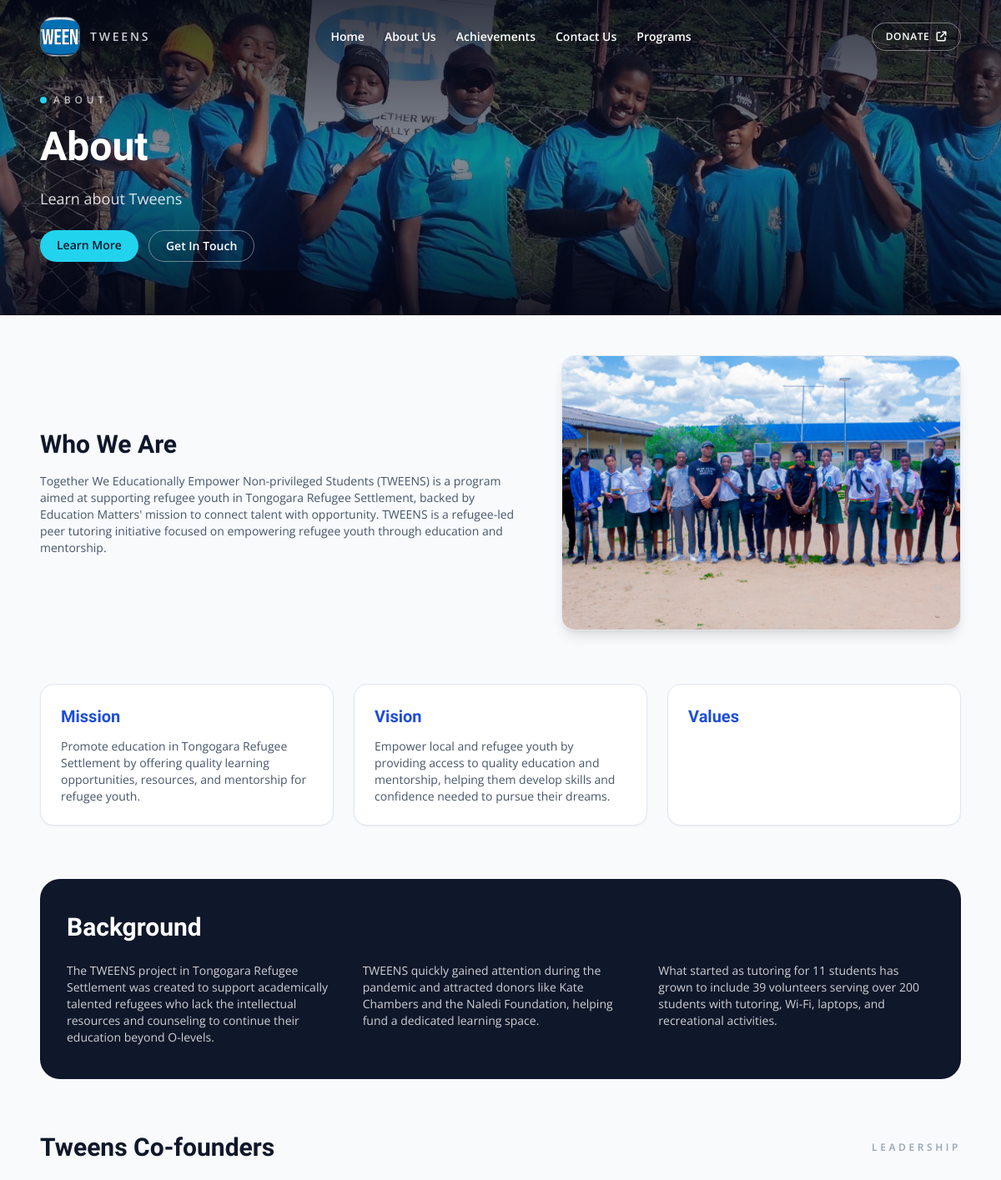
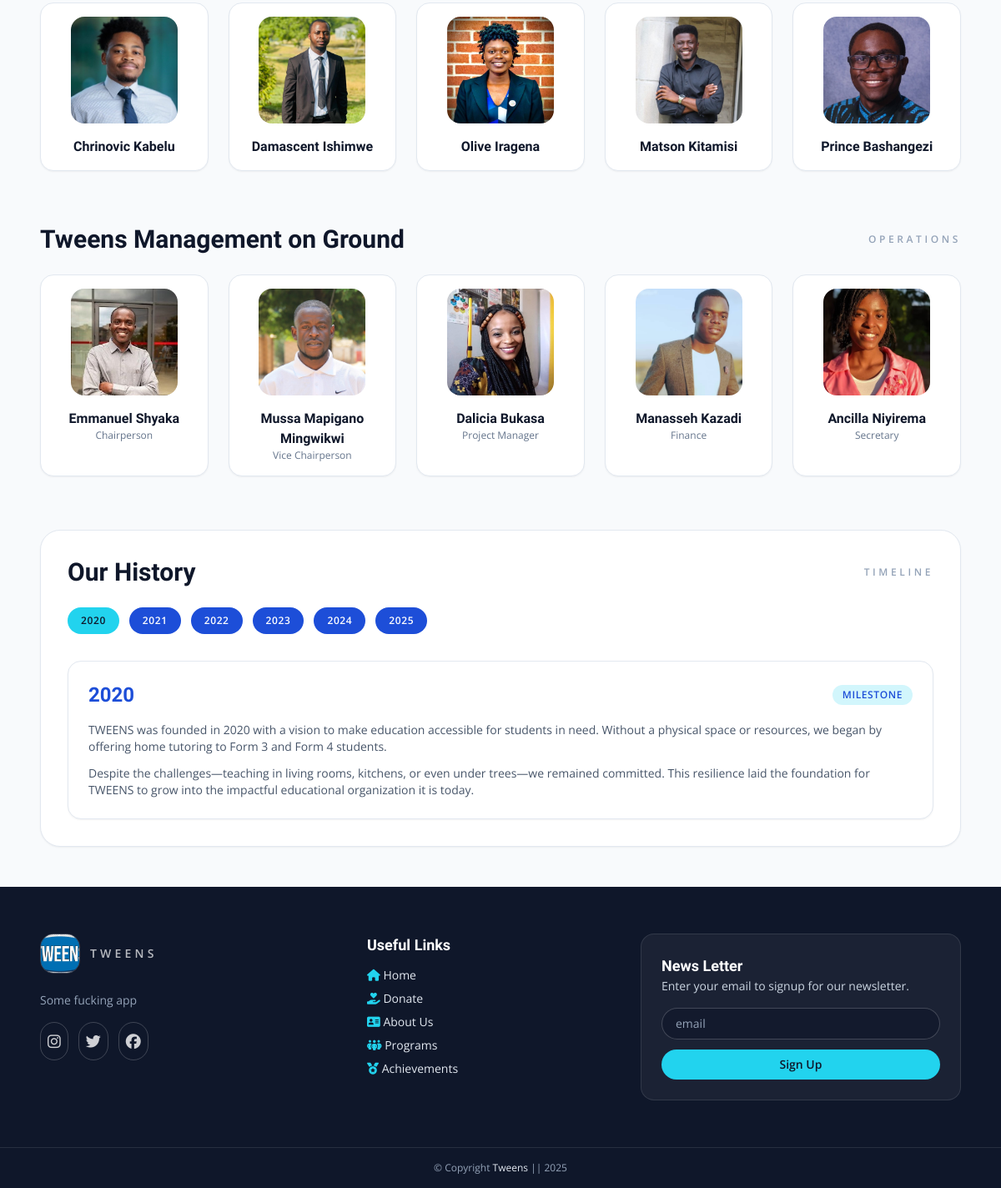
/about, run on the app's committed database (2 pictures, top to bottom).
### flask_app/models.py (models this page shows)
class SiteContent(db.Model):
    __tablename__ = "site_content_table"
    __table_args__ = (
        UniqueConstraint("page", "section", "field", name="uq_site_content_key"),
    )
    id = db.Column(db.Integer, primary_key=True)
    page = db.Column(db.String(100), nullable=False)
    section = db.Column(db.String(100), nullable=False)
    field = db.Column(db.String(100), nullable=False)
    value = db.Column(db.Text, nullable=False)
    updated_at = db.Column(db.DateTime, nullable=False, default=datetime.utcnow, onupdate=datetime.utcnow)

### flask_app/app.py (the view)
@app.get("/about")
def about():
    return render_template(
        "about.html",
        page_content=get_page_content("about"),
        file_js=f'<script src="{url_for("static", filename="myJS/about.js")}"></script>',
    )

### flask_app/app.py (called while the page is built)
def get_page_content(page: str) -> dict[str, dict[str, str]]:
    defaults = SITE_CONTENT_DEFAULTS.get(page, {})
    content = {section: dict(fields) for section, fields in defaults.items()}
    rows = SiteContent.query.filter_by(page=page).all()
    for row in rows:
        content.setdefault(row.section, {})[row.field] = row.value
    return content

@app.context_processor
def inject_global_site_content():
    global_content = get_page_content("global")
    return {
        "global_content": global_content.get("branding", {}),
        "footer_content": global_content.get("footer", {}),
    }

### flask_app/templates/about.html (shortened to what this page needs)
{% set title = 'About' %}
{% set file_css = '' %}
{% set bg_image_url = 'images/about_hero.JPG' %}
{% set topic = page_content.hero.topic %}
{% set caption = page_content.hero.caption %}
{% include 'components/hero.html' %}
<main class="mx-auto flex max-w-6xl flex-col gap-16 px-6 py-12">
    <section class="grid items-center gap-10 lg:grid-cols-[1.1fr_0.9fr]">
        <div class="space-y-4">
            <h2 class="text-3xl font-semibold text-slate-900">{{ page_content.overview.title }}</h2>
            <p class="text-sm text-slate-600">{{ page_content.overview.body }}</p>
        </div>
        <div class="overflow-hidden rounded-2xl border border-slate-200 bg-white shadow-lg">
            <img src="{{ url_for('static', filename='images/aboutWhoWeAre.png') }}" alt="who we are" class="h-full w-full object-cover">
        </div>
    </section>
    <section class="grid gap-6 lg:grid-cols-3">
        <div class="rounded-2xl border border-slate-200 bg-white p-6 shadow-sm">
            <h3 class="text-xl font-semibold text-brand-blue">Mission</h3>
            <p class="mt-3 text-sm text-slate-600">{{ page_content.mission.body }}</p>
        </div>
        <div class="rounded-2xl border border-slate-200 bg-white p-6 shadow-sm">
            <h3 class="text-xl font-semibold text-brand-blue">Vision</h3>
            <p class="mt-3 text-sm text-slate-600">{{ page_content.vision.body }}</p>
        </div>
        <div class="rounded-2xl border border-slate-200 bg-white p-6 shadow-sm">
            <h3 class="text-xl font-semibold text-brand-blue">Values</h3>
        </div>
    </section>
    <section class="rounded-3xl bg-slate-900 px-8 py-10 text-white">
        <h2 class="text-3xl font-semibold">{{ page_content.background.title }}</h2>
        <div class="mt-6 grid gap-6 lg:grid-cols-3">
            <p class="text-sm text-white/80">{{ page_content.background.body }}</p>
            <p class="text-sm text-white/80">TWEENS quickly gained attention during the pandemic and attracted donors like Kate Chambers and the Naledi Foundation, helping fund a dedicated learning space.</p>
            <p class="text-sm text-white/80">What started as tutoring for 11 students has grown to include 39 volunteers serving over 200 students with tutoring, Wi-Fi, laptops, and recreational activities.</p>
        </div>
    </section>
    <section>
        <div class="flex items-center justify-between">
            <h2 class="text-3xl font-semibold text-slate-900">Tweens Co-founders</h2>
            <span class="text-xs font-semibold uppercase tracking-[0.3em] text-slate-400">Leadership</span>
        </div>
        <div class="mt-6 grid gap-6 md:grid-cols-3 lg:grid-cols-5">
            <div class="rounded-2xl border border-slate-200 bg-white p-4 text-center shadow-sm">
                <img src="{{ url_for('static', filename='images/kabelu.jpg') }}" alt="" class="mx-auto h-32 w-32 rounded-2xl object-cover">
                <h3 class="mt-4 text-base font-semibold">Chrinovic Kabelu</h3>
            </div>
            <div class="rounded-2xl border border-slate-200 bg-white p-4 text-center shadow-sm">
                <img src="{{ url_for('static', filename='images/ishimwe.jpg') }}" alt="" class="mx-auto h-32 w-32 rounded-2xl object-cover">
                <h3 class="mt-4 text-base font-semibold">Damascent Ishimwe</h3>
            </div>
            <div class="rounded-2xl border border-slate-200 bg-white p-4 text-center shadow-sm">
                <img src="{{ url_for('static', filename='images/olive.jpg') }}" alt="" class="mx-auto h-32 w-32 rounded-2xl object-cover">
                <h3 class="mt-4 text-base font-semibold">Olive Iragena</h3>
            </div>
            <div class="rounded-2xl border border-slate-200 bg-white p-4 text-center shadow-sm">
                <img src="{{ url_for('static', filename='images/matson.jpg') }}" alt="" class="mx-auto h-32 w-32 rounded-2xl object-cover">
                <h3 class="mt-4 text-base font-semibold">Matson Kitamisi</h3>
            </div>
            <div class="rounded-2xl border border-slate-200 bg-white p-4 text-center shadow-sm">
                <img src="{{ url_for('static', filename='images/prince.jpg') }}" alt="" class="mx-auto h-32 w-32 rounded-2xl object-cover">
                <h3 class="mt-4 text-base font-semibold">Prince Bashangezi</h3>
            </div>
        </div>
    </section>
    <section>
        <div class="flex items-center justify-between">
            <h2 class="text-3xl font-semibold text-slate-900">Tweens Management on Ground</h2>
            <span class="text-xs font-semibold uppercase tracking-[0.3em] text-slate-400">Operations</span>
        </div>
        <div class="mt-6 grid gap-6 md:grid-cols-2 lg:grid-cols-5">
            <div class="rounded-2xl border border-slate-200 bg-white p-4 text-center shadow-sm">
                <img src="{{ url_for('static', filename='images/mrEmmanuel.jpg') }}" alt="" class="mx-auto h-32 w-32 rounded-2xl object-cover">
                <h3 class="mt-4 text-base font-semibold">Emmanuel Shyaka</h3>
                <p class="text-xs text-slate-500">Chairperson</p>
            </div>
            <div class="rounded-2xl border border-slate-200 bg-white p-4 text-center shadow-sm">
                <img src="{{ url_for('static', filename='images/mussa.jpg') }}" alt="" class="mx-auto h-32 w-32 rounded-2xl object-cover">
                <h3 class="mt-4 text-base font-semibold">Mussa Mapigano Mingwikwi</h3>
                <p class="text-xs text-slate-500">Vice Chairperson</p>
            </div>
            <div class="rounded-2xl border border-slate-200 bg-white p-4 text-center shadow-sm">
                <img src="{{ url_for('static', filename='images/bukasa.jpg') }}" alt="" class="mx-auto h-32 w-32 rounded-2xl object-cover">
                <h3 class="mt-4 text-base font-semibold">Dalicia Bukasa</h3>
                <p class="text-xs text-slate-500">Project Manager</p>
            </div>
            <div class="rounded-2xl border border-slate-200 bg-white p-4 text-center shadow-sm">
                <img src="{{ url_for('static', filename='images/manasseh.jpg') }}" alt="" class="mx-auto h-32 w-32 rounded-2xl object-cover">
                <h3 class="mt-4 text-base font-semibold">Manasseh Kazadi</h3>
                <p class="text-xs text-slate-500">Finance</p>
            </div>
            <div class="rounded-2xl border border-slate-200 bg-white p-4 text-center shadow-sm">
                <img src="{{ url_for('static', filename='images/ancilla.jpg') }}" alt="" class="mx-auto h-32 w-32 rounded-2xl object-cover">
                <h3 class="mt-4 text-base font-semibold">Ancilla Niyirema</h3>
                <p class="text-xs text-slate-500">Secretary</p>
            </div>
        </div>
    </section>
    <section class="rounded-3xl border border-slate-200 bg-white p-8 shadow-sm">
        <div class="flex items-center justify-between">
            <h2 class="text-3xl font-semibold text-slate-900">Our History</h2>
            <span class="text-xs font-semibold uppercase tracking-[0.3em] text-slate-400">Timeline</span>
        </div>
        <div class="mt-6 flex flex-wrap gap-3">
            <button class="jsyear rounded-full bg-brand-blue px-4 py-2 text-xs font-semibold uppercase tracking-wider text-white">2020</button>
            <button class="jsyear rounded-full bg-brand-blue px-4 py-2 text-xs font-semibold uppercase tracking-wider text-white">2021</button>
            <button class="jsyear rounded-full bg-brand-blue px-4 py-2 text-xs font-semibold uppercase tracking-wider text-white">2022</button>
            <button class="jsyear rounded-full bg-brand-blue px-4 py-2 text-xs font-semibold uppercase tracking-wider text-white">2023</button>
            <button class="jsyear rounded-full bg-brand-blue px-4 py-2 text-xs font-semibold uppercase tracking-wider text-white">2024</button>
            <button class="jsyear rounded-full bg-brand-blue px-4 py-2 text-xs font-semibold uppercase tracking-wider text-white">2025</button>
        </div>
        <div class="years-container mt-8"></div>
    </section>
</main>
{% include 'components/footer.html' %}

### flask_app/templates/components/hero.html (shortened to what this page needs)
<!DOCTYPE html>
<html lang="en">
<head>
    <link rel="stylesheet" href="{{ url_for('static', filename='css/tailwind.css') }}">
    <link rel="stylesheet" href="https://cdnjs.cloudflare.com/ajax/libs/font-awesome/6.7.2/css/all.min.css" />
</head>
<body>
    <header class="relative min-h-[60vh] bg-cover bg-center" style="background-image: url('{{ url_for('static', filename=bg_image_url) }}');">
        <div class="absolute inset-0 bg-gradient-to-b from-slate-950/80 via-slate-900/50 to-slate-950/90"></div>
        <div class="relative z-10">
            <nav class="mx-auto flex max-w-6xl items-center justify-between px-6 py-5">
                <a href="{{ url_for('home') }}" class="flex items-center gap-3">
                    <img src="{{ url_for('static', filename='images/logo.png') }}" alt="Tweens logo" class="h-12 w-12 rounded-2xl border border-white/30 object-cover">
                    <span class="text-sm font-semibold uppercase tracking-[0.2em] text-white/80">{{ global_content.get('org_name', 'Tweens') }}</span>
                </a>
                <div class="hidden items-center gap-6 text-sm font-semibold text-white md:flex">
                    <a href="{{ url_for('home') }}" class="hover:text-brand-aqua">Home</a>
                    <a href="{{ url_for('about') }}" class="hover:text-brand-aqua">About Us</a>
                    <a href="{{ url_for('achievements') }}" class="hover:text-brand-aqua">Achievements</a>
                    <a href="{{ url_for('contact') }}" class="hover:text-brand-aqua">Contact Us</a>
                    <a href="{{ url_for('programs') }}" class="hover:text-brand-aqua">Programs</a>
                </div>
                <a href="{{ global_content.get('donate_url', 'https://www.globalgiving.org/projects/transformative-education-for-refugees-in-zimbabwe/') }}" target="_blank" class="hidden items-center gap-2 rounded-full border border-white/40 px-4 py-2 text-xs font-semibold uppercase tracking-wider text-white transition hover:border-white hover:bg-white/10 md:inline-flex">
                    Donate
                    <i class="fa-solid fa-arrow-up-right-from-square text-xs"></i>
                </a>
            </nav>
            <div class="mx-auto flex max-w-6xl flex-col gap-6 px-6 pb-16 pt-6 text-white">
                <div class="flex flex-wrap items-center gap-2 text-xs font-semibold uppercase tracking-[0.4em] text-white/70">
                    <span class="h-2 w-2 rounded-full bg-brand-aqua"></span>
                    {{ topic }}
                </div>
                <h1 class="text-4xl font-semibold leading-tight md:text-5xl">{{ topic }}</h1>
                <p class="max-w-2xl text-base text-white/85 md:text-lg">{{ caption }}</p>
                <div class="flex flex-wrap gap-3">
                    <a href="{{ url_for('about') }}" class="rounded-full bg-brand-aqua px-5 py-2 text-sm font-semibold text-slate-900 transition hover:brightness-110">Learn More</a>
                    <a href="{{ url_for('contact') }}" class="rounded-full border border-white/40 px-5 py-2 text-sm font-semibold text-white transition hover:border-white hover:bg-white/10">Get In Touch</a>
                </div>
            </div>
        </div>
    </header>

### flask_app/templates/components/footer.html (shortened to what this page needs)
<section class="bg-slate-900 text-slate-200">
    <div class="mx-auto grid max-w-6xl gap-10 px-6 py-14 md:grid-cols-[1.1fr_0.9fr_1.2fr]">
        <div class="space-y-4">
            <a href="{{ url_for('home') }}" class="inline-flex items-center gap-3">
                <img src="{{ url_for('static', filename='images/logo.png') }}" alt="logo" class="h-12 w-12 rounded-2xl border border-white/20 object-cover">
                <span class="text-sm font-semibold uppercase tracking-[0.3em] text-white/70">{{ global_content.get('org_name', 'Tweens') }}</span>
            </a>
            <p class="text-sm text-slate-400">{{ footer_content.get('tagline', 'Refugee-led education initiatives building brighter futures through mentorship, access, and community care.') }}</p>
            <div class="flex gap-3 text-lg">
                <a href="https://www.instagram.com/tweens_tongogara/" target="_blank" class="rounded-full border border-white/20 p-2 text-white/80 transition hover:border-brand-aqua hover:text-brand-aqua"><i class="fa-brands fa-instagram"></i></a>
                <a href="https://x.com/TongogaraTweens" target="_blank" class="rounded-full border border-white/20 p-2 text-white/80 transition hover:border-brand-aqua hover:text-brand-aqua"><i class="fa-brands fa-twitter"></i></a>
                <a href="https://www.facebook.com/tweens.tongo/" target="_blank" class="rounded-full border border-white/20 p-2 text-white/80 transition hover:border-brand-aqua hover:text-brand-aqua"><i class="fa-brands fa-facebook"></i></a>
            </div>
        </div>
        <div class="space-y-3">
            <h2 class="text-lg font-semibold text-white">Useful Links</h2>
            <div class="space-y-2 text-sm">
                <p><i class="fa-solid fa-house text-brand-aqua"></i> <a href="{{ url_for('home') }}">Home</a></p>
                <p><i class="fa-solid fa-hand-holding-heart text-brand-aqua"></i> <a href="{{ global_content.get('donate_url', 'https://www.globalgiving.org/projects/transformative-education-for-refugees-in-zimbabwe/') }}" target="_blank">Donate</a></p>
                <p><i class="fa-solid fa-address-card text-brand-aqua"></i> <a href="{{ url_for('about') }}">About Us</a></p>
                <p><i class="fa-solid fa-people-group text-brand-aqua"></i> <a href="{{ url_for('programs') }}">Programs</a></p>
                <p><i class="fa-solid fa-medal text-brand-aqua"></i> <a href="{{ url_for('achievements') }}">Achievements</a></p>
            </div>
        </div>
        <div class="space-y-4 rounded-2xl border border-white/10 bg-white/5 p-6">
            <div>
                <h2 class="text-lg font-semibold text-white">{{ footer_content.get('newsletter_title', 'News Letter') }}</h2>
                <p class="text-sm text-slate-300">{{ footer_content.get('newsletter_caption', 'Enter your email to signup for our newsletter.') }}</p>
            </div>
            <form action="{{ url_for('newsletter_signup') }}" method="post" class="flex flex-col gap-3">
                <input type="email" placeholder="email" name="newsletter" required class="w-full rounded-full border border-white/20 bg-slate-900/60 px-4 py-2 text-sm text-white placeholder:text-slate-400 focus:border-brand-aqua focus:outline-none">
                <button type="submit" class="rounded-full bg-brand-aqua px-4 py-2 text-sm font-semibold text-slate-900 transition hover:brightness-110">Sign Up</button>
            </form>
        </div>
    </div>
    <div class="border-t border-white/10 py-4 text-center text-xs text-slate-400">
        <p>&copy; Copyright <a href="{{ url_for('news_validate_page') }}" class="text-slate-200">{{ global_content.get('org_name', 'Tweens') }}</a> || {{ footer_content.get('copyright_year', '2025') }}</p>
    </div>
</section>
</body>
</html>

### data on the page
SiteContent: get "TWEENS", get "Tweens"
SiteContent: value "ABOUT", value "About"
SiteContent: value "Learn about Tweens"
SiteContent: overview "Who We Are"
SiteContent: overview.body "Together We Educationally Empower Non-privileged Students (TWEENS) is a program aimed at supporting refugee youth in Tongogara Refugee Settlement, backed by Education Matters' mission to connect talent with opportunity. TWEENS is a refugee-led peer tutoring initiative focused on empowering refugee youth through education and mentorship."
SiteContent: mission.body "Promote education in Tongogara Refugee Settlement by offering quality learning opportunities, resources, and mentorship for refugee youth."
SiteContent: vision.body "Empower local and refugee youth by providing access to quality education and mentorship, helping them develop skills and confidence needed to pursue their dreams."
SiteContent: background "Background"
SiteContent: background.body "The TWEENS project in Tongogara Refugee Settlement was created to support academically talented refugees who lack the intellectual resources and counseling to continue their education beyond O-levels."
SiteContent: get "Some fucking app"
SiteContent: get "News Letter"
SiteContent: get "Enter your email to signup for our newsletter."
SiteContent: get "2025"
